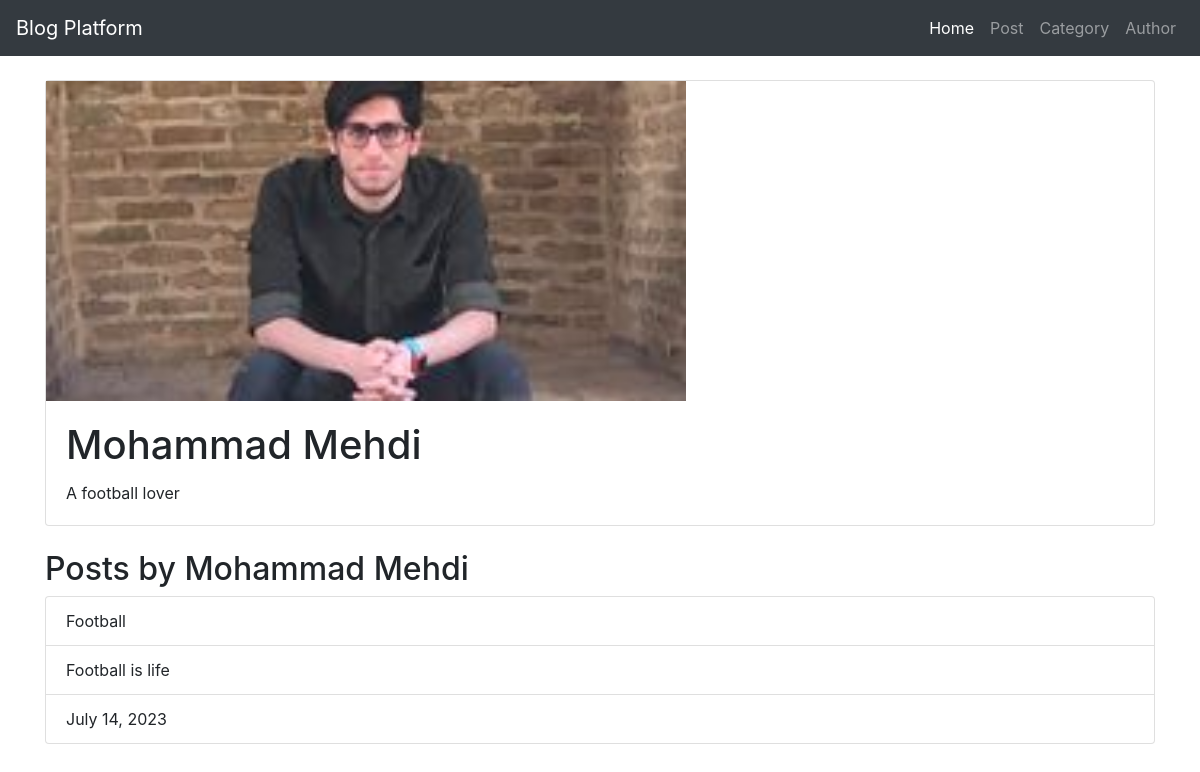
Page /author/1 on the committed database.
### author/models.py (models this page shows, shortened)
class Author(models.Model):
    name=models.CharField(max_length=255,null=False)
    bio=models.TextField()
    image=models.ImageField(upload_to='author_images/',blank=True,null=True)

### blogapp/models.py (models this page shows, shortened)
class Post(models.Model):
    title=models.CharField(max_length=255,null=False)
    content=models.CharField(max_length=255,null=False)
    author=models.ForeignKey(Author, on_delete=models.CASCADE)
    publication_date=models.DateField(auto_now_add=True)
    category=models.ForeignKey(Category, on_delete=models.SET_NULL, null=True)
    image=models.ImageField(upload_to='post_images/',blank=True,null=True)

### author/views.py (the view)
# urls.py: path("author/<int:pk>", views.author_details, name="author_details")
def author_details(request, pk):
    author = get_object_or_404(Author, pk=pk)
    posts=Post.objects.filter(author=author)
    return render(request, "author_details.html", {"author": author,"posts":posts})

### author/templates/author_details.html
{% extends 'base.html' %}
{% block content %}
    <div class="container">
        <div class="card">
            {% if author.image %}
                <img src="{{ author.image.url }}" class="img-fluid rounded-start  img-fluid" alt="{{ author.name }}" style="height: 20rem; width: 40rem;object-fit: cover; ">
            {% endif%}
            <div class="card-body">
                <h1 class="card-title">{{ author.name }}</h1>
                <p class="card-text">{{ author.bio }}</p>
            </div>
        </div>
        <h2 class="mt-4">Posts by {{ author.name }}</h2>
        {% if posts %}
            <ul class="list-group">
                {% for post in posts %}
                    <li class="list-group-item">{{ post.title }}</li>
                    <li class="list-group-item">{{ post.content }}</li>
                    <li class="list-group-item">{{ post.publication_date }}</li>
                {% endfor %}
            </ul>
        {% else %}
            <p>No posts found for this author.</p>
        {% endif %}
    </div>
{% endblock %}

### rows in the picture
Author: image (picture), name "Mohammad Mehdi", bio "A football lover"
Post: title "Football", content "Football is life", publication_date "July 14, 2023"
